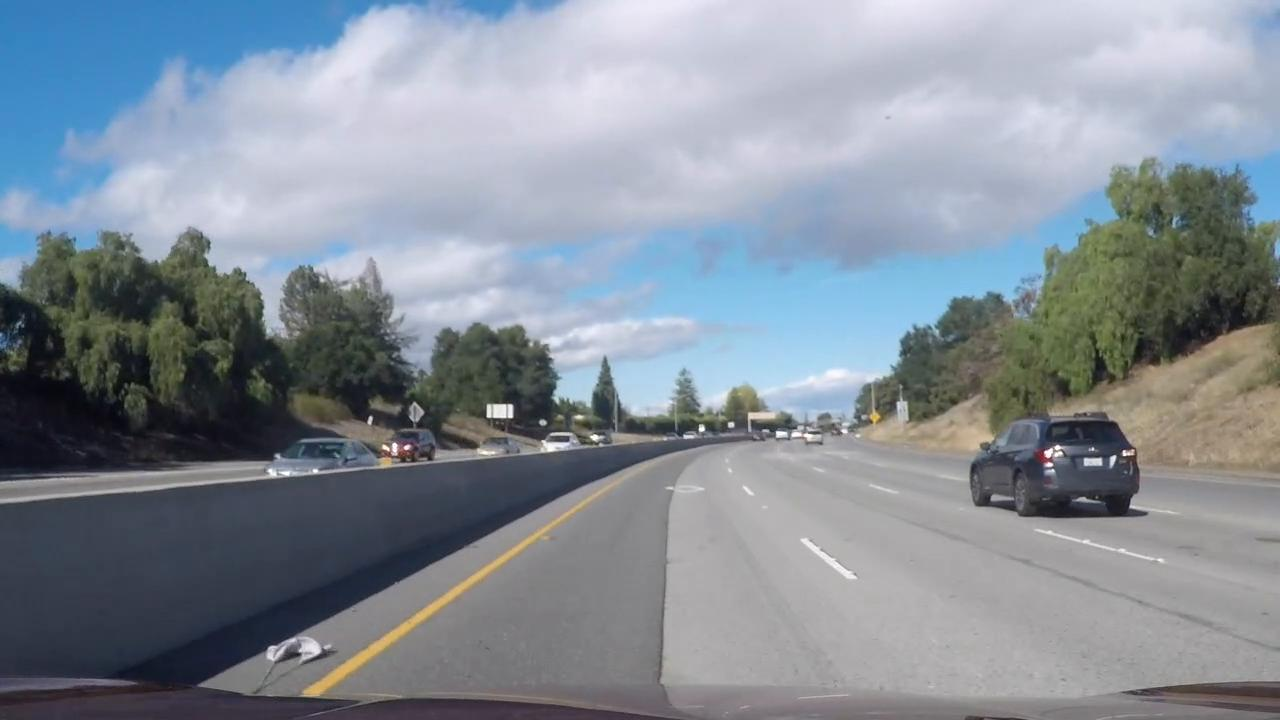
#> input picture extra/frame6.jpeg, 1280 x 720 px, given in place of calibration15.jpg, which was not available
$ jupyter execute --allow-errors 'advanced lane finding.ipynb'   (shell and % lines are left out)   (older library calls are emulated)
#> lines starting #> are read from the running program, lines starting #| are printed output that depends on the picture; after the words box and inside, x2 and y2 are one past the last pixel; in counts of white or black regions, pixels touching at a corner belong together; pictures that were not available may be replaced by others from this repository, and a replacement may not be noted
[cell 1]
import numpy as np
import cv2
import glob
import matplotlib.pyplot as plt
import pickle
import matplotlib.image as mpimg
# Import everything needed to edit/save/watch video clips
from moviepy.editor import VideoFileClip
from IPython.display import HTML

[cell 2]
#Lets start with camera calibration
# prepare object points, like (0,0,0), (1,0,0), (2,0,0) ....,(6,5,0)
objp = np.zeros((6*9,3), np.float32)
objp[:,:2] = np.mgrid[0:9, 0:6].T.reshape(-1,2)

# Arrays to store object points and image points from all the images.
objpoints = [] # 3d points in real world space
imgpoints = [] # 2d points in image plane.

# Make a list of calibration images
images = glob.glob('camera_cal/calibration*.jpg')

# Step through the list and search for chessboard corners
for idx, fname in enumerate(images):
    img = cv2.imread(fname)
    img_size = (img.shape[1], img.shape[0])
    gray = cv2.cvtColor(img, cv2.COLOR_BGR2GRAY)

    # Find the chessboard corners
    ret, corners = cv2.findChessboardCorners(gray, (9,6), None)

    # If found, add object points, image points
    if ret == True:
        objpoints.append(objp)
        imgpoints.append(corners)

        # Draw and display the corners
        cv2.drawChessboardCorners(img, (9,6), corners, ret)
        plt.figure(figsize=(10,10))
        fig = plt.figure()
        plt.imshow(img)

#> (a cell that did not finish here is left out)

[cell 4]
import os
os.listdir("test_images/")

[cell 5]
# Define all the important functions

def grayscale(img):
    return cv2.cvtColor(img, cv2.COLOR_BGR2GRAY)
    # Or use RGB2GRAY if you read an image with mpimg

def gaussian_blur(img, kernel_size):
    """Applies a Gaussian Noise kernel"""
    return cv2.GaussianBlur(img, (kernel_size, kernel_size), 0)

def undistort(img):
    cal_pickle = pickle.load( open( "camera_cal/calibration_pickle.p", "rb" ) )
    mtx = cal_pickle["mtx"]
    dist = cal_pickle["dist"]
    undist = cv2.undistort(img, mtx, dist, None, mtx)
    return undist

def x_thresh(img, sobel_kernel=3, thresh=(0, 255)):
    gray = grayscale(img)
    # Take only Sobel x
    sobelx = cv2.Sobel(gray, cv2.CV_64F, 1, 0, ksize=sobel_kernel)
    #Calculate the absolute value of the x derivative:
    abs_sobelx = np.absolute(sobelx)
    #Convert the absolute value image to 8-bit:
    scaled_sobel = np.uint8(255*abs_sobelx/np.max(abs_sobelx))
    #Create binary image using thresholding
    sxbinary = np.zeros_like(scaled_sobel)
    sxbinary[(scaled_sobel >= thresh[0]) & (scaled_sobel <= thresh[1])] = 1
    return sxbinary

def mag_thresh(img, sobel_kernel=3, thresh=(0, 255)):
    # Convert to grayscale
    gray = grayscale(img)
    # Take both Sobel x and y gradients
    sobelx = cv2.Sobel(gray, cv2.CV_64F, 1, 0, ksize=sobel_kernel)
    sobely = cv2.Sobel(gray, cv2.CV_64F, 0, 1, ksize=sobel_kernel)
    # Calculate the gradient magnitude
    gradmag = np.sqrt(sobelx**2 + sobely**2)
    # Rescale to 8 bit
    scale_factor = np.max(gradmag)/255
    gradmag = (gradmag/scale_factor).astype(np.uint8)
    # Create a binary image of ones where threshold is met, zeros otherwise
    binary_output = np.zeros_like(gradmag)
    binary_output[(gradmag >= thresh[0]) & (gradmag <= thresh[1])] = 1

    # Return the binary image
    return binary_output

def dir_threshold(img, sobel_kernel=3, thresh=(0, np.pi/2)):

    gray = grayscale(img)
    # Take both Sobel x and y gradients
    sobelx = cv2.Sobel(gray, cv2.CV_64F, 1, 0, ksize=sobel_kernel)
    sobely = cv2.Sobel(gray, cv2.CV_64F, 0, 1, ksize=sobel_kernel)
    # Calculate the gradient magnitude
    abs_sobelx = np.absolute(sobelx)
    abs_sobely = np.absolute(sobely)

    dir_grad = np.arctan2(abs_sobely, abs_sobelx)

    binary_output = np.zeros_like(dir_grad)
    binary_output[(dir_grad >= thresh[0]) & (dir_grad <= thresh[1])] = 1

    return binary_output

# [8 lines left out: function hsv_select, not called in this run]

def hls_select(img, thresh=(0, 255)):
    hls = cv2.cvtColor(img, cv2.COLOR_RGB2HLS)

    s = hls[:,:,2]
    s_binary = np.zeros_like(s)
    s_binary[(s > thresh[0]) & (s <= thresh[1])] = 1
    return s_binary

def warp(img):
    img_size = (img.shape[1], img.shape[0])

    src = np.float32([[800,510],[1150,700],[270,700],[510,510]])
    dst = np.float32([[650,470],[640,700],[270,700],[270,510]])

    M = cv2.getPerspectiveTransform(src, dst)

    #inverse
    Minv = cv2.getPerspectiveTransform(dst, src)

    #create a warped image
    warped = cv2.warpPerspective(img, M, img_size, flags=cv2.INTER_LINEAR)

    unpersp = cv2.warpPerspective(warped, Minv, img_size, flags=cv2.INTER_LINEAR)

    return warped, unpersp, Minv

# Function for saving images to an output folder
# [5 lines left out: function create_pathname, not called in this run]

[cell 6]
#Distortion corrected camera calibration image
image_orig = 'camera_cal/calibration15.jpg'
img = cv2.imread(image_orig)
#> img is the input picture: shape (720, 1280, 3); mean B, G, R 151.8, 141.8, 133.1
undist = undistort(img)
#> (reads camera_cal/calibration_pickle.p from the repository)

plt.figure(figsize=(1,1))
#> (this line was passed over: IPython is not available in this run)
#> (the rest of this cell did not finish here and is left out)

[cell 7]
#Distortion corrected testimage
image_orig = 'test_images/test3.jpg'
img = cv2.imread(image_orig)
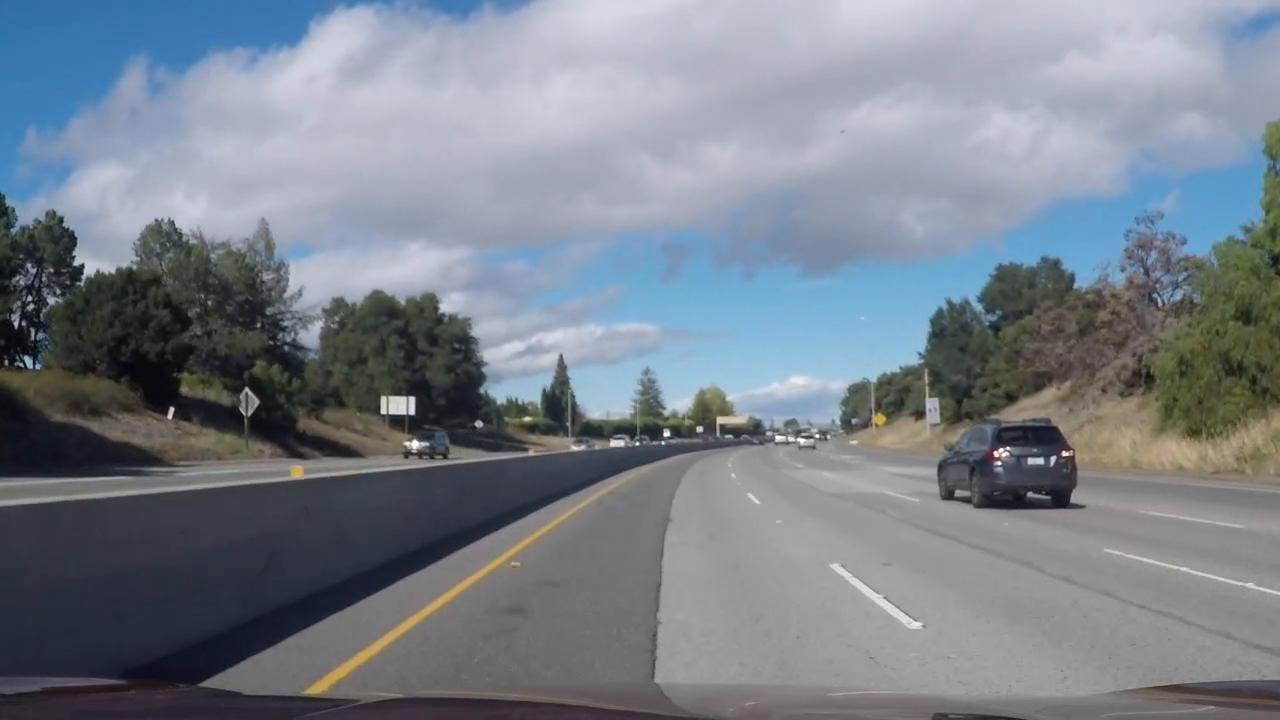
#> input picture extra/frame7.jpeg, 1280 x 720 px, given in place of test3.jpg, which was not available
#> img is the input picture: shape (720, 1280, 3); mean B, G, R 139.1, 128.9, 121.4
undist = undistort(img)

plt.figure(figsize=(1,1))
#> (this line was passed over: IPython is not available in this run)
#> (the rest of this cell did not finish here and is left out)

[cell 8]
# Define a function for creating lane lines
def lane_detector(image, video_mode = False):
    #read image
    if video_mode == False:
        image = cv2.imread(image)

    # Undistort image
    undist = undistort(image)
    #print(undist.shape)

    # Define a kernel size and apply Gaussian smoothing
    apply_blur = True
    if apply_blur:
        kernel_size = 5
        undist = gaussian_blur(undist, kernel_size)

    # Define parameters for gradient thresholding
    sxbinary = x_thresh(undist, sobel_kernel=3, thresh = (22,100))
    mag_binary = mag_thresh(undist, sobel_kernel=3, thresh=(40, 100))
    dir_binary = dir_threshold(undist, sobel_kernel=15, thresh=(0.7, 1.3))

    # Define parameters for color thresholding
    s_binary = hls_select(undist, thresh=(90, 255))

    #You can combine various thresholding operations

    # Stack each channel to view their individual contributions in green and blue respectively
    # This returns a stack of the two binary images, whose components you can see as different colors
    color_binary = np.dstack(( np.zeros_like(sxbinary), sxbinary, s_binary))

    # Combine the two binary thresholds
    combined_binary1 = np.zeros_like(sxbinary)
    combined_binary1[(s_binary == 1) | (sxbinary == 1)] = 1

    combined_binary2 = np.zeros_like(sxbinary)
    combined_binary2[(s_binary == 1) | (sxbinary == 1)| (mag_binary == 1)] = 1

    # Apply perspective transform
    # Define points
    warped_im, _ , Minv = warp(combined_binary1)

    return undist, sxbinary, s_binary, combined_binary1, warped_im, Minv

[cell 9]
# On test image 3 first
image= 'test_images/test3.jpg'
orig_img = cv2.imread(image)
undist, sxbinary, s_binary, combined_binary1, warped_im, Minv = lane_detector(image)
#> in lane_detector, `sxbinary = x_thresh(undist, sobel_kernel=3, thresh = (22,100))`:
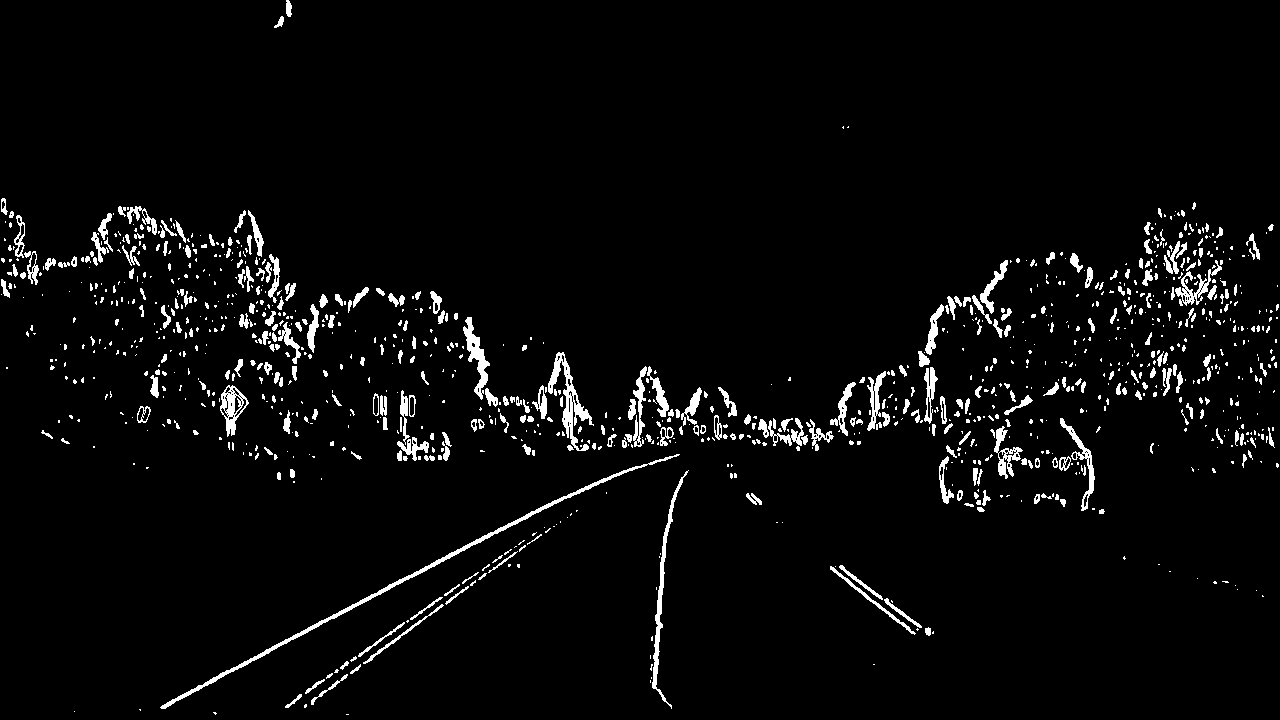
#> sxbinary: shape (720, 1280); values 0 (black) and 1 (white), 3.8% white; 1130 white regions (793 under 20 px), largest, box (x1, y1, x2, y2) and area: (160, 454, 680, 709) 2142, (548, 352, 594, 451) 1155, (652, 470, 689, 709) 976
#> in mag_thresh, `gradmag = np.sqrt(sobelx**2 + sobely**2)`:
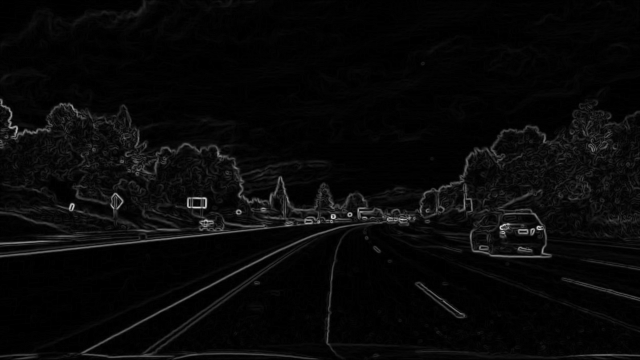
#> gradmag: shape (720, 1280) float64 (shown at 1/2 size); min 0, max 450.1, mean 15.5; drawn with min black and max white
#> in mag_thresh, `scale_factor = np.max(gradmag)/255`: scale_factor = 1.77
#> combined_binary1: shape (720, 1280); values 0 (black) and 1 (white), 12.7% white; 1083 white regions (780 under 20 px), largest, box (x1, y1, x2, y2) and area: (531, 145, 1280, 451) 68176, (0, 0, 297, 99) 13325, (285, 534, 542, 708) 2575
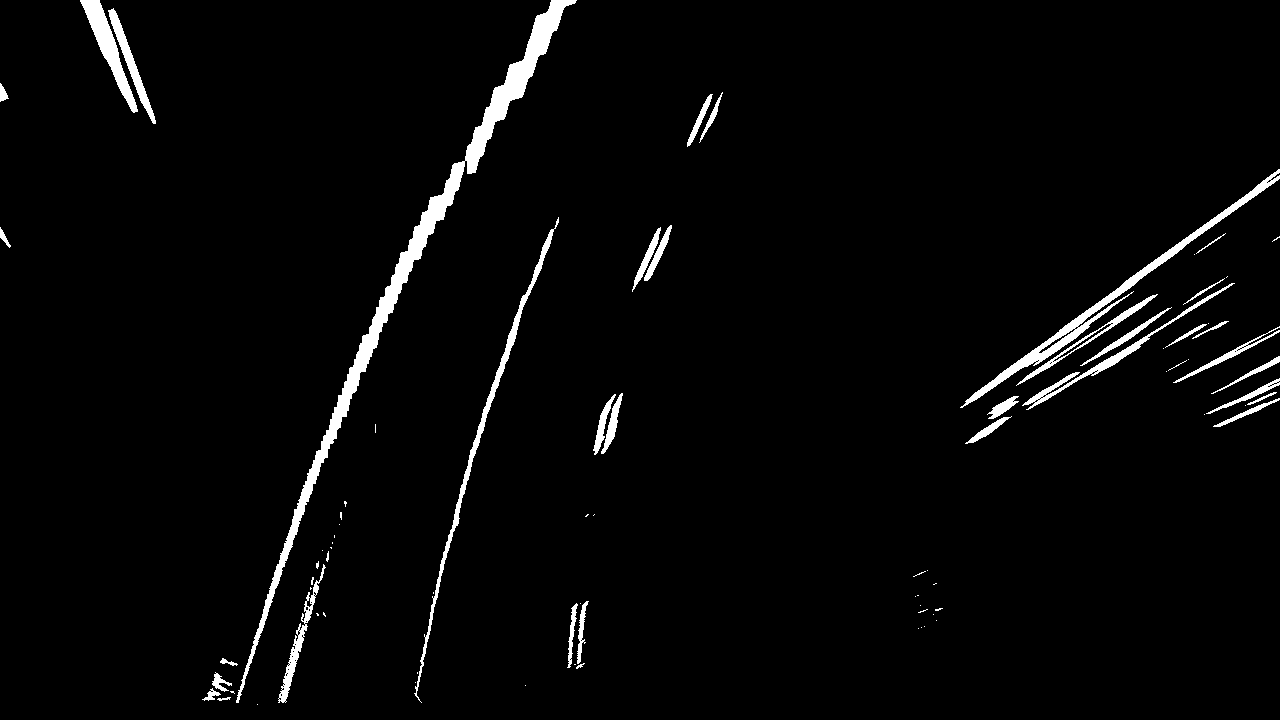
#> warped_im: shape (720, 1280); values 0 (black) and 1 (white), 2.9% white; 82 white regions (45 under 20 px), largest, box (x1, y1, x2, y2) and area: (236, 0, 577, 703) 9750, (960, 169, 1280, 408) 3377, (414, 217, 559, 703) 2232
#> Minv = [[0.351, -0.803, 499.1], [0.0451, -0.54, 447.4], [6.45e-05, -0.00129, 1]]

 #Plots
plt.figure(figsize=(10,10))
#> (this line was passed over: IPython is not available in this run)
#> (the rest of the program and of its run is left out)
